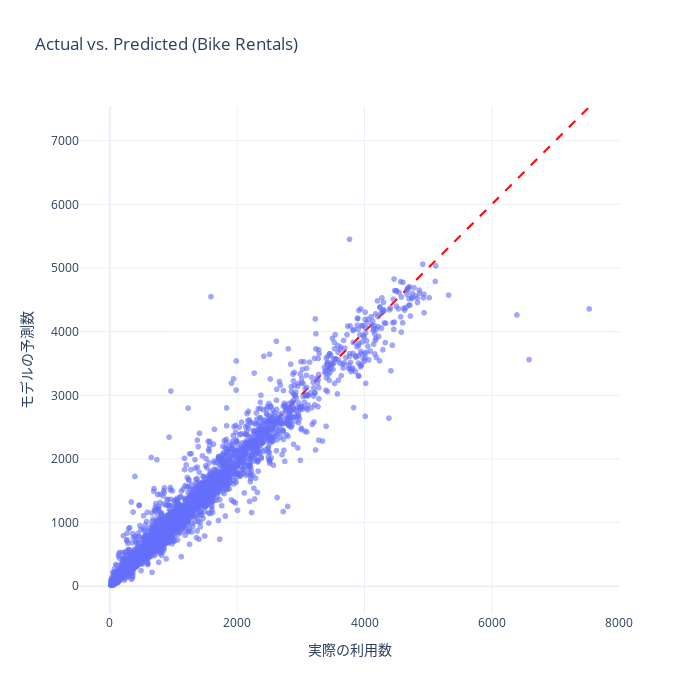

Source (notebook cell):
### Code cell
# 全時刻のデータを利用して、非線形モデルを作成し、特徴量の重要度を確認
df_tmp = df.copy()

# dfを学習用とテスト用に分割
# 特徴量に現場の知恵を追加
features = ['t1', 't2', 'hum', 'wind_speed', 'is_weekend', 'is_holiday', 'weather_code', 'season', 
            'hour', 'day_of_week', 'is_rush_hour', 'is_pleasant_temp']
X = df_tmp[features]
y = df['cnt'] # 目的変数
X_train, X_test, y_train, y_test = train_test_split(X, y, test_size=0.2, random_state=42)

# 非線形モデルを作成
model = RandomForestRegressor(n_estimators=100, random_state=42)
model.fit(X_train, y_train)

# テストデータで予測
y_pred = model.predict(X_test)

# 各種評価指標を計算
mae = mean_absolute_error(y_test, y_pred)
mse = mean_squared_error(y_test, y_pred)
r2 = r2_score(y_test, y_pred)
print('features:', X.columns.tolist())
print(f'All Hours: Mean Absolute Error: {mae:.2f} Mean Squared Error: {mse:.2f} R2 Score: {r2:.2f}')

# 予測値と実際の値を比較するグラフを作成
# 評価用データの作成
# timestamp (サンプルの日時)、y_test（実際の値）と y_pred（モデルの予測値）をDataFrameにまとめる
results_df = pd.DataFrame({
    'timestamp': df.loc[y_test.index, 'timestamp'],
    'Actual': y_test,
    'Predicted': y_pred
})

# Plotly Expressで散布図を作成
fig = px.scatter(
    results_df, 
    x='Actual', 
    y='Predicted',
    hover_data=['timestamp'],
    labels={'timestamp': '日時', 'Actual': '実際の利用数', 'Predicted': 'モデルの予測数'},
    title='Actual vs. Predicted (Bike Rentals)',
    opacity=0.6,
    template='plotly_white'
)

# 理想線 (y = x) の追加
# 予測が完璧なら、すべての点はのこの直線上に並びます
max_val = max(results_df['Actual'].max(), results_df['Predicted'].max())
min_val = min(results_df['Actual'].min(), results_df['Predicted'].min())

fig.add_shape(
    type='line',
    x0=min_val, y0=min_val,
    x1=max_val, y1=max_val,
    line=dict(color='Red', dash='dash'),
    layer='below'
)

# 4. グラフのレイアウト調整（正方形に近くすると比較しやすい）
fig.update_layout(
    width=700,
    height=700,
    xaxis=dict(scaleanchor="y", scaleratio=1),
    yaxis=dict(constrain='domain')
)

fig.show()

# 特徴量の重要度を表示
feature_importance = pd.Series(model.feature_importances_, index=X.columns)
feature_importance.sort_values(ascending=False).plot(kind='bar', color='lightblue')
plt.title('Feature Importance (Random Forest)')
plt.ylabel('Importance Score')
plt.grid()
plt.show()

### Figure 1 — Plotly figure (JSON) as saved in the notebook; plotly's stock layout.template omitted (floating-point values rounded to 4 significant figures; data arrays with more than 128 entries replaced by an {"elided": "..."} marker saying what was removed)
{"data": [{"customdata": {"elided": "3483x1 str values"}, "hovertemplate": "実際の利用数=%{x}<br>モデルの予測数=%{y}<br>日時=%{customdata[0]}<extra></extra>", "legendgroup": "", "marker": {"color": "#636efa", "opacity": 0.6, "symbol": "circle"}, "mode": "markers", "name": "", "showlegend": false, "type": "scattergl", "x": {"elided": "3483 int values"}, "xaxis": "x", "y": {"elided": "3483 float values"}, "yaxis": "y"}], "layout": {"height": 700, "legend": {"tracegroupgap": 0}, "shapes": [{"layer": "below", "line": {"color": "Red", "dash": "dash"}, "type": "line", "x0": 13, "x1": 7531, "y0": 13, "y1": 7531}], "title": {"text": "Actual vs. Predicted (Bike Rentals)"}, "width": 700, "xaxis": {"anchor": "y", "domain": [0, 1], "scaleanchor": "y", "scaleratio": 1, "title": {"text": "実際の利用数"}}, "yaxis": {"anchor": "x", "constrain": "domain", "domain": [0, 1], "title": {"text": "モデルの予測数"}}}}
